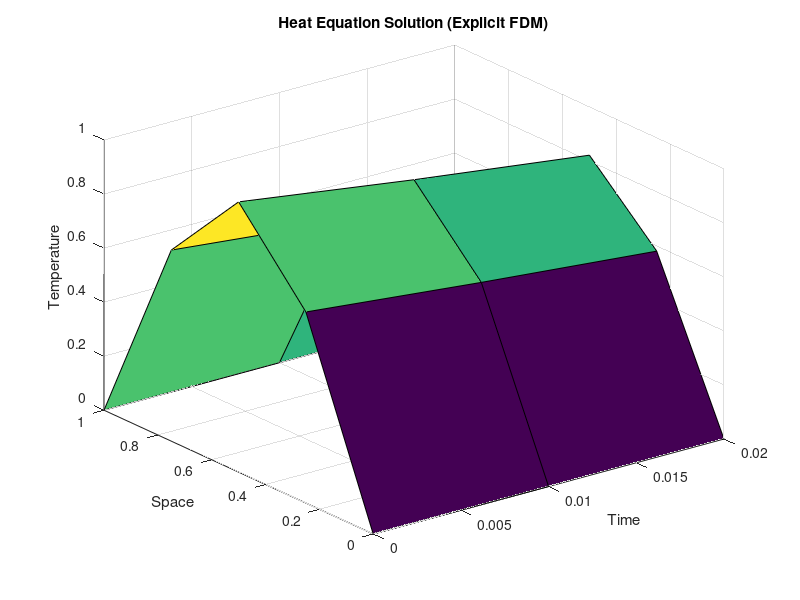

This chart was generated by the following MATLAB code:
% Heat Equation using Explicit Finite Difference Method
clear
clc

% Parameters
L = 1;
h = 0.25;
k = 0.01;
T = 0.02;              % first two time levels

N = L/h;
M = T/k;

lambda = k/(h^2);

% Grid points
x = 0:h:L;
t = 0:k:T;

% Solution matrix
u = zeros(N+1, M+1);

% Initial condition u(x,0) = sin(pi x)
for i = 1:N+1
    u(i,1) = sin(pi*x(i));
end

% Boundary conditions
u(1,:)   = 0;          % u(0,t) = 0
u(N+1,:) = 0;          % u(1,t) = 0

% Explicit finite difference scheme
for j = 1:M
    for i = 2:N
        u(i,j+1) = (1 - 2*lambda)*u(i,j) ...
                   + lambda*(u(i-1,j) + u(i+1,j));
    end
end

% Display numerical solution
disp('Numerical Solution')
disp('   x        t=0        t=0.01      t=0.02')
disp([x' u(:,1) u(:,2) u(:,3)])

% Exact solution
u_exact = zeros(N+1, M+1);
for j = 1:M+1
    for i = 1:N+1
        u_exact(i,j) = exp(-pi^2*t(j)) * sin(pi*x(i));
    end
end

% Display exact solution
disp('Exact Solution')
disp('   x        t=0        t=0.01      t=0.02')
disp([x' u_exact(:,1) u_exact(:,2) u_exact(:,3)])

% ---- GRAPH ----
surf(t, x, u)
xlabel('Time')
ylabel('Space')
zlabel('Temperature')
title('Heat Equation Solution (Explicit FDM)')
